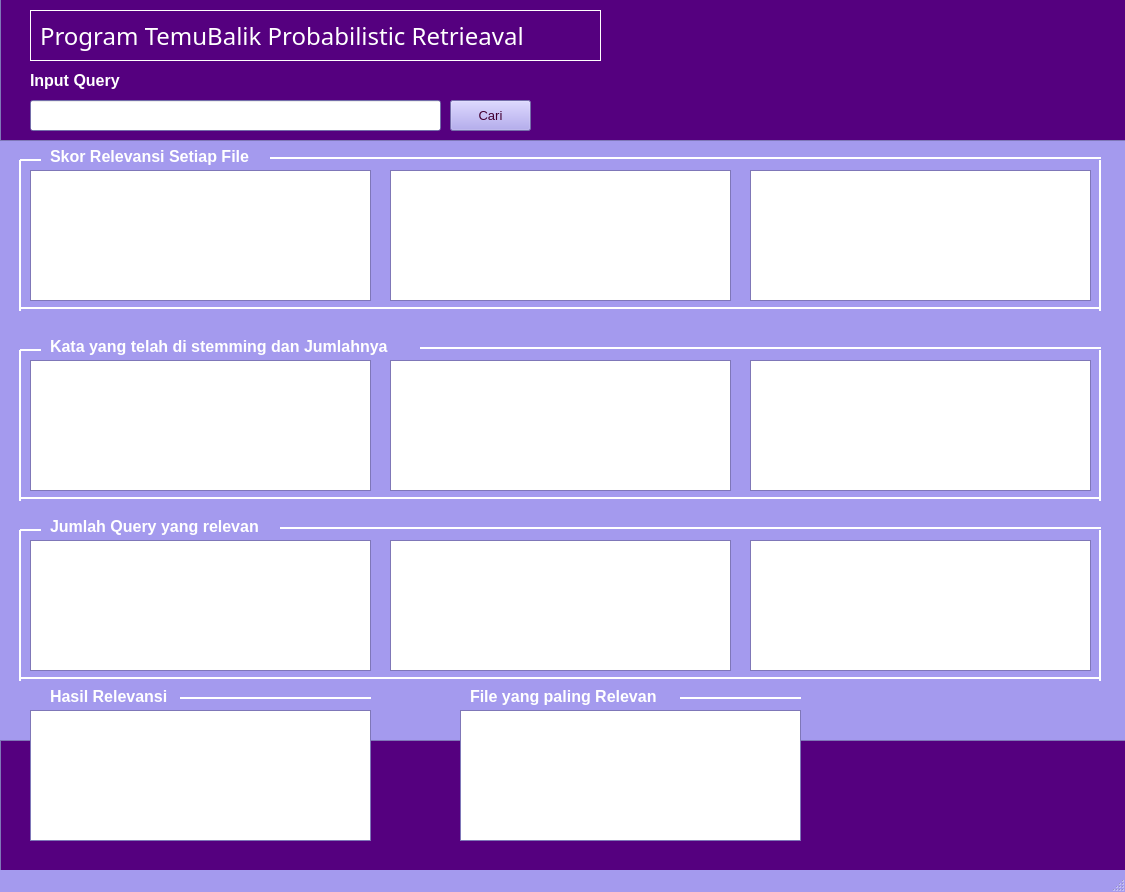
<?xml version="1.0" encoding="UTF-8"?>
<ui version="4.0">
 <class>MainWindow</class>
 <widget class="QMainWindow" name="MainWindow">
  <property name="geometry">
   <rect>
    <x>0</x>
    <y>0</y>
    <width>1125</width>
    <height>892</height>
   </rect>
  </property>
  <property name="palette">
   <palette>
    <active>
     <colorrole role="WindowText">
      <brush brushstyle="SolidPattern">
       <color alpha="255">
        <red>255</red>
        <green>255</green>
        <blue>255</blue>
       </color>
      </brush>
     </colorrole>
     <colorrole role="Button">
      <brush brushstyle="SolidPattern">
       <color alpha="255">
        <red>164</red>
        <green>154</green>
        <blue>238</blue>
       </color>
      </brush>
     </colorrole>
     <colorrole role="Light">
      <brush brushstyle="SolidPattern">
       <color alpha="255">
        <red>255</red>
        <green>255</green>
        <blue>255</blue>
       </color>
      </brush>
     </colorrole>
     <colorrole role="Midlight">
      <brush brushstyle="SolidPattern">
       <color alpha="255">
        <red>209</red>
        <green>204</green>
        <blue>246</blue>
       </color>
      </brush>
     </colorrole>
     <colorrole role="Dark">
      <brush brushstyle="SolidPattern">
       <color alpha="255">
        <red>82</red>
        <green>77</green>
        <blue>119</blue>
       </color>
      </brush>
     </colorrole>
     <colorrole role="Mid">
      <brush brushstyle="SolidPattern">
       <color alpha="255">
        <red>109</red>
        <green>103</green>
        <blue>159</blue>
       </color>
      </brush>
     </colorrole>
     <colorrole role="Text">
      <brush brushstyle="SolidPattern">
       <color alpha="255">
        <red>0</red>
        <green>0</green>
        <blue>0</blue>
       </color>
      </brush>
     </colorrole>
     <colorrole role="BrightText">
      <brush brushstyle="SolidPattern">
       <color alpha="255">
        <red>255</red>
        <green>255</green>
        <blue>255</blue>
       </color>
      </brush>
     </colorrole>
     <colorrole role="ButtonText">
      <brush brushstyle="SolidPattern">
       <color alpha="255">
        <red>67</red>
        <green>0</green>
        <blue>50</blue>
       </color>
      </brush>
     </colorrole>
     <colorrole role="Base">
      <brush brushstyle="SolidPattern">
       <color alpha="255">
        <red>255</red>
        <green>255</green>
        <blue>255</blue>
       </color>
      </brush>
     </colorrole>
     <colorrole role="Window">
      <brush brushstyle="SolidPattern">
       <color alpha="255">
        <red>164</red>
        <green>154</green>
        <blue>238</blue>
       </color>
      </brush>
     </colorrole>
     <colorrole role="Shadow">
      <brush brushstyle="SolidPattern">
       <color alpha="255">
        <red>0</red>
        <green>0</green>
        <blue>0</blue>
       </color>
      </brush>
     </colorrole>
     <colorrole role="AlternateBase">
      <brush brushstyle="SolidPattern">
       <color alpha="255">
        <red>209</red>
        <green>204</green>
        <blue>246</blue>
       </color>
      </brush>
     </colorrole>
     <colorrole role="ToolTipBase">
      <brush brushstyle="SolidPattern">
       <color alpha="255">
        <red>255</red>
        <green>255</green>
        <blue>220</blue>
       </color>
      </brush>
     </colorrole>
     <colorrole role="ToolTipText">
      <brush brushstyle="SolidPattern">
       <color alpha="255">
        <red>0</red>
        <green>0</green>
        <blue>0</blue>
       </color>
      </brush>
     </colorrole>
     <colorrole role="PlaceholderText">
      <brush brushstyle="SolidPattern">
       <color alpha="128">
        <red>0</red>
        <green>0</green>
        <blue>0</blue>
       </color>
      </brush>
     </colorrole>
    </active>
    <inactive>
     <colorrole role="WindowText">
      <brush brushstyle="SolidPattern">
       <color alpha="255">
        <red>255</red>
        <green>255</green>
        <blue>255</blue>
       </color>
      </brush>
     </colorrole>
     <colorrole role="Button">
      <brush brushstyle="SolidPattern">
       <color alpha="255">
        <red>164</red>
        <green>154</green>
        <blue>238</blue>
       </color>
      </brush>
     </colorrole>
     <colorrole role="Light">
      <brush brushstyle="SolidPattern">
       <color alpha="255">
        <red>255</red>
        <green>255</green>
        <blue>255</blue>
       </color>
      </brush>
     </colorrole>
     <colorrole role="Midlight">
      <brush brushstyle="SolidPattern">
       <color alpha="255">
        <red>209</red>
        <green>204</green>
        <blue>246</blue>
       </color>
      </brush>
     </colorrole>
     <colorrole role="Dark">
      <brush brushstyle="SolidPattern">
       <color alpha="255">
        <red>82</red>
        <green>77</green>
        <blue>119</blue>
       </color>
      </brush>
     </colorrole>
     <colorrole role="Mid">
      <brush brushstyle="SolidPattern">
       <color alpha="255">
        <red>109</red>
        <green>103</green>
        <blue>159</blue>
       </color>
      </brush>
     </colorrole>
     <colorrole role="Text">
      <brush brushstyle="SolidPattern">
       <color alpha="255">
        <red>0</red>
        <green>0</green>
        <blue>0</blue>
       </color>
      </brush>
     </colorrole>
     <colorrole role="BrightText">
      <brush brushstyle="SolidPattern">
       <color alpha="255">
        <red>255</red>
        <green>255</green>
        <blue>255</blue>
       </color>
      </brush>
     </colorrole>
     <colorrole role="ButtonText">
      <brush brushstyle="SolidPattern">
       <color alpha="255">
        <red>67</red>
        <green>0</green>
        <blue>50</blue>
       </color>
      </brush>
     </colorrole>
     <colorrole role="Base">
      <brush brushstyle="SolidPattern">
       <color alpha="255">
        <red>255</red>
        <green>255</green>
        <blue>255</blue>
       </color>
      </brush>
     </colorrole>
     <colorrole role="Window">
      <brush brushstyle="SolidPattern">
       <color alpha="255">
        <red>164</red>
        <green>154</green>
        <blue>238</blue>
       </color>
      </brush>
     </colorrole>
     <colorrole role="Shadow">
      <brush brushstyle="SolidPattern">
       <color alpha="255">
        <red>0</red>
        <green>0</green>
        <blue>0</blue>
       </color>
      </brush>
     </colorrole>
     <colorrole role="AlternateBase">
      <brush brushstyle="SolidPattern">
       <color alpha="255">
        <red>209</red>
        <green>204</green>
        <blue>246</blue>
       </color>
      </brush>
     </colorrole>
     <colorrole role="ToolTipBase">
      <brush brushstyle="SolidPattern">
       <color alpha="255">
        <red>255</red>
        <green>255</green>
        <blue>220</blue>
       </color>
      </brush>
     </colorrole>
     <colorrole role="ToolTipText">
      <brush brushstyle="SolidPattern">
       <color alpha="255">
        <red>0</red>
        <green>0</green>
        <blue>0</blue>
       </color>
      </brush>
     </colorrole>
     <colorrole role="PlaceholderText">
      <brush brushstyle="SolidPattern">
       <color alpha="128">
        <red>0</red>
        <green>0</green>
        <blue>0</blue>
       </color>
      </brush>
     </colorrole>
    </inactive>
    <disabled>
     <colorrole role="WindowText">
      <brush brushstyle="SolidPattern">
       <color alpha="255">
        <red>82</red>
        <green>77</green>
        <blue>119</blue>
       </color>
      </brush>
     </colorrole>
     <colorrole role="Button">
      <brush brushstyle="SolidPattern">
       <color alpha="255">
        <red>164</red>
        <green>154</green>
        <blue>238</blue>
       </color>
      </brush>
     </colorrole>
     <colorrole role="Light">
      <brush brushstyle="SolidPattern">
       <color alpha="255">
        <red>255</red>
        <green>255</green>
        <blue>255</blue>
       </color>
      </brush>
     </colorrole>
     <colorrole role="Midlight">
      <brush brushstyle="SolidPattern">
       <color alpha="255">
        <red>209</red>
        <green>204</green>
        <blue>246</blue>
       </color>
      </brush>
     </colorrole>
     <colorrole role="Dark">
      <brush brushstyle="SolidPattern">
       <color alpha="255">
        <red>82</red>
        <green>77</green>
        <blue>119</blue>
       </color>
      </brush>
     </colorrole>
     <colorrole role="Mid">
      <brush brushstyle="SolidPattern">
       <color alpha="255">
        <red>109</red>
        <green>103</green>
        <blue>159</blue>
       </color>
      </brush>
     </colorrole>
     <colorrole role="Text">
      <brush brushstyle="SolidPattern">
       <color alpha="255">
        <red>82</red>
        <green>77</green>
        <blue>119</blue>
       </color>
      </brush>
     </colorrole>
     <colorrole role="BrightText">
      <brush brushstyle="SolidPattern">
       <color alpha="255">
        <red>255</red>
        <green>255</green>
        <blue>255</blue>
       </color>
      </brush>
     </colorrole>
     <colorrole role="ButtonText">
      <brush brushstyle="SolidPattern">
       <color alpha="255">
        <red>82</red>
        <green>77</green>
        <blue>119</blue>
       </color>
      </brush>
     </colorrole>
     <colorrole role="Base">
      <brush brushstyle="SolidPattern">
       <color alpha="255">
        <red>164</red>
        <green>154</green>
        <blue>238</blue>
       </color>
      </brush>
     </colorrole>
     <colorrole role="Window">
      <brush brushstyle="SolidPattern">
       <color alpha="255">
        <red>164</red>
        <green>154</green>
        <blue>238</blue>
       </color>
      </brush>
     </colorrole>
     <colorrole role="Shadow">
      <brush brushstyle="SolidPattern">
       <color alpha="255">
        <red>0</red>
        <green>0</green>
        <blue>0</blue>
       </color>
      </brush>
     </colorrole>
     <colorrole role="AlternateBase">
      <brush brushstyle="SolidPattern">
       <color alpha="255">
        <red>164</red>
        <green>154</green>
        <blue>238</blue>
       </color>
      </brush>
     </colorrole>
     <colorrole role="ToolTipBase">
      <brush brushstyle="SolidPattern">
       <color alpha="255">
        <red>255</red>
        <green>255</green>
        <blue>220</blue>
       </color>
      </brush>
     </colorrole>
     <colorrole role="ToolTipText">
      <brush brushstyle="SolidPattern">
       <color alpha="255">
        <red>0</red>
        <green>0</green>
        <blue>0</blue>
       </color>
      </brush>
     </colorrole>
     <colorrole role="PlaceholderText">
      <brush brushstyle="SolidPattern">
       <color alpha="128">
        <red>0</red>
        <green>0</green>
        <blue>0</blue>
       </color>
      </brush>
     </colorrole>
    </disabled>
   </palette>
  </property>
  <property name="windowTitle">
   <string>MainWindow</string>
  </property>
  <widget class="QWidget" name="centralwidget">
   <widget class="QLineEdit" name="lineEdit">
    <property name="geometry">
     <rect>
      <x>30</x>
      <y>100</y>
      <width>411</width>
      <height>31</height>
     </rect>
    </property>
   </widget>
   <widget class="QPushButton" name="pushButton">
    <property name="geometry">
     <rect>
      <x>450</x>
      <y>100</y>
      <width>81</width>
      <height>31</height>
     </rect>
    </property>
    <property name="font">
     <font>
      <pointsize>10</pointsize>
     </font>
    </property>
    <property name="text">
     <string>Cari</string>
    </property>
   </widget>
   <widget class="QTextBrowser" name="textBrowser">
    <property name="geometry">
     <rect>
      <x>30</x>
      <y>170</y>
      <width>341</width>
      <height>131</height>
     </rect>
    </property>
   </widget>
   <widget class="QTextBrowser" name="textBrowser_2">
    <property name="geometry">
     <rect>
      <x>390</x>
      <y>170</y>
      <width>341</width>
      <height>131</height>
     </rect>
    </property>
   </widget>
   <widget class="QTextBrowser" name="textBrowser_3">
    <property name="geometry">
     <rect>
      <x>750</x>
      <y>170</y>
      <width>341</width>
      <height>131</height>
     </rect>
    </property>
   </widget>
   <widget class="QTextBrowser" name="textBrowser_4">
    <property name="geometry">
     <rect>
      <x>460</x>
      <y>710</y>
      <width>341</width>
      <height>131</height>
     </rect>
    </property>
   </widget>
   <widget class="QTextBrowser" name="textBrowser_5">
    <property name="geometry">
     <rect>
      <x>30</x>
      <y>360</y>
      <width>341</width>
      <height>131</height>
     </rect>
    </property>
   </widget>
   <widget class="QTextBrowser" name="textBrowser_6">
    <property name="geometry">
     <rect>
      <x>390</x>
      <y>360</y>
      <width>341</width>
      <height>131</height>
     </rect>
    </property>
   </widget>
   <widget class="QTextBrowser" name="textBrowser_7">
    <property name="geometry">
     <rect>
      <x>750</x>
      <y>360</y>
      <width>341</width>
      <height>131</height>
     </rect>
    </property>
   </widget>
   <widget class="QTextBrowser" name="textBrowser_8">
    <property name="geometry">
     <rect>
      <x>30</x>
      <y>540</y>
      <width>341</width>
      <height>131</height>
     </rect>
    </property>
   </widget>
   <widget class="QTextBrowser" name="textBrowser_9">
    <property name="geometry">
     <rect>
      <x>390</x>
      <y>540</y>
      <width>341</width>
      <height>131</height>
     </rect>
    </property>
   </widget>
   <widget class="QTextBrowser" name="textBrowser_10">
    <property name="geometry">
     <rect>
      <x>750</x>
      <y>540</y>
      <width>341</width>
      <height>131</height>
     </rect>
    </property>
   </widget>
   <widget class="QTextBrowser" name="textBrowser_11">
    <property name="geometry">
     <rect>
      <x>30</x>
      <y>710</y>
      <width>341</width>
      <height>131</height>
     </rect>
    </property>
   </widget>
   <widget class="QLabel" name="label">
    <property name="geometry">
     <rect>
      <x>30</x>
      <y>70</y>
      <width>101</width>
      <height>21</height>
     </rect>
    </property>
    <property name="font">
     <font>
      <pointsize>12</pointsize>
      <weight>75</weight>
      <bold>true</bold>
     </font>
    </property>
    <property name="text">
     <string>Input Query</string>
    </property>
   </widget>
   <widget class="QLabel" name="label_2">
    <property name="geometry">
     <rect>
      <x>50</x>
      <y>146</y>
      <width>231</width>
      <height>20</height>
     </rect>
    </property>
    <property name="font">
     <font>
      <pointsize>12</pointsize>
      <weight>75</weight>
      <bold>true</bold>
     </font>
    </property>
    <property name="text">
     <string>Skor Relevansi Setiap File</string>
    </property>
   </widget>
   <widget class="QLabel" name="label_3">
    <property name="geometry">
     <rect>
      <x>50</x>
      <y>336</y>
      <width>381</width>
      <height>20</height>
     </rect>
    </property>
    <property name="font">
     <font>
      <pointsize>12</pointsize>
      <weight>75</weight>
      <bold>true</bold>
     </font>
    </property>
    <property name="text">
     <string>Kata yang telah di stemming dan Jumlahnya </string>
    </property>
   </widget>
   <widget class="QLabel" name="label_4">
    <property name="geometry">
     <rect>
      <x>50</x>
      <y>516</y>
      <width>241</width>
      <height>20</height>
     </rect>
    </property>
    <property name="font">
     <font>
      <pointsize>12</pointsize>
      <weight>75</weight>
      <bold>true</bold>
     </font>
    </property>
    <property name="text">
     <string>Jumlah Query yang relevan</string>
    </property>
   </widget>
   <widget class="QLabel" name="label_5">
    <property name="geometry">
     <rect>
      <x>50</x>
      <y>686</y>
      <width>141</width>
      <height>20</height>
     </rect>
    </property>
    <property name="font">
     <font>
      <pointsize>12</pointsize>
      <weight>75</weight>
      <bold>true</bold>
     </font>
    </property>
    <property name="text">
     <string>Hasil Relevansi </string>
    </property>
   </widget>
   <widget class="QLabel" name="label_6">
    <property name="geometry">
     <rect>
      <x>470</x>
      <y>686</y>
      <width>211</width>
      <height>20</height>
     </rect>
    </property>
    <property name="font">
     <font>
      <pointsize>12</pointsize>
      <weight>75</weight>
      <bold>true</bold>
     </font>
    </property>
    <property name="text">
     <string>File yang paling Relevan</string>
    </property>
   </widget>
   <widget class="QLabel" name="label_7">
    <property name="geometry">
     <rect>
      <x>40</x>
      <y>20</y>
      <width>561</width>
      <height>31</height>
     </rect>
    </property>
    <property name="font">
     <font>
      <family>Keep Calm</family>
      <pointsize>18</pointsize>
      <weight>50</weight>
      <bold>false</bold>
     </font>
    </property>
    <property name="text">
     <string>Program TemuBalik Probabilistic Retrieaval</string>
    </property>
   </widget>
   <widget class="Line" name="line">
    <property name="geometry">
     <rect>
      <x>30</x>
      <y>50</y>
      <width>571</width>
      <height>21</height>
     </rect>
    </property>
    <property name="frameShadow">
     <enum>QFrame::Plain</enum>
    </property>
    <property name="orientation">
     <enum>Qt::Horizontal</enum>
    </property>
   </widget>
   <widget class="Line" name="line_2">
    <property name="geometry">
     <rect>
      <x>30</x>
      <y>0</y>
      <width>571</width>
      <height>21</height>
     </rect>
    </property>
    <property name="frameShadow">
     <enum>QFrame::Plain</enum>
    </property>
    <property name="orientation">
     <enum>Qt::Horizontal</enum>
    </property>
   </widget>
   <widget class="Line" name="line_3">
    <property name="geometry">
     <rect>
      <x>590</x>
      <y>10</y>
      <width>20</width>
      <height>51</height>
     </rect>
    </property>
    <property name="frameShadow">
     <enum>QFrame::Plain</enum>
    </property>
    <property name="orientation">
     <enum>Qt::Vertical</enum>
    </property>
   </widget>
   <widget class="Line" name="line_4">
    <property name="geometry">
     <rect>
      <x>20</x>
      <y>10</y>
      <width>20</width>
      <height>51</height>
     </rect>
    </property>
    <property name="frameShadow">
     <enum>QFrame::Plain</enum>
    </property>
    <property name="orientation">
     <enum>Qt::Vertical</enum>
    </property>
   </widget>
   <widget class="Line" name="line_5">
    <property name="geometry">
     <rect>
      <x>270</x>
      <y>150</y>
      <width>831</width>
      <height>16</height>
     </rect>
    </property>
    <property name="frameShadow">
     <enum>QFrame::Plain</enum>
    </property>
    <property name="lineWidth">
     <number>2</number>
    </property>
    <property name="orientation">
     <enum>Qt::Horizontal</enum>
    </property>
   </widget>
   <widget class="Line" name="line_6">
    <property name="geometry">
     <rect>
      <x>420</x>
      <y>340</y>
      <width>681</width>
      <height>16</height>
     </rect>
    </property>
    <property name="frameShadow">
     <enum>QFrame::Plain</enum>
    </property>
    <property name="lineWidth">
     <number>2</number>
    </property>
    <property name="orientation">
     <enum>Qt::Horizontal</enum>
    </property>
   </widget>
   <widget class="Line" name="line_7">
    <property name="geometry">
     <rect>
      <x>280</x>
      <y>520</y>
      <width>821</width>
      <height>16</height>
     </rect>
    </property>
    <property name="frameShadow">
     <enum>QFrame::Plain</enum>
    </property>
    <property name="lineWidth">
     <number>2</number>
    </property>
    <property name="orientation">
     <enum>Qt::Horizontal</enum>
    </property>
   </widget>
   <widget class="Line" name="line_8">
    <property name="geometry">
     <rect>
      <x>180</x>
      <y>690</y>
      <width>191</width>
      <height>16</height>
     </rect>
    </property>
    <property name="frameShadow">
     <enum>QFrame::Plain</enum>
    </property>
    <property name="lineWidth">
     <number>2</number>
    </property>
    <property name="orientation">
     <enum>Qt::Horizontal</enum>
    </property>
   </widget>
   <widget class="Line" name="line_9">
    <property name="geometry">
     <rect>
      <x>680</x>
      <y>690</y>
      <width>121</width>
      <height>16</height>
     </rect>
    </property>
    <property name="frameShadow">
     <enum>QFrame::Plain</enum>
    </property>
    <property name="lineWidth">
     <number>2</number>
    </property>
    <property name="orientation">
     <enum>Qt::Horizontal</enum>
    </property>
   </widget>
   <widget class="Line" name="line_10">
    <property name="geometry">
     <rect>
      <x>20</x>
      <y>300</y>
      <width>1081</width>
      <height>16</height>
     </rect>
    </property>
    <property name="frameShadow">
     <enum>QFrame::Plain</enum>
    </property>
    <property name="lineWidth">
     <number>2</number>
    </property>
    <property name="orientation">
     <enum>Qt::Horizontal</enum>
    </property>
   </widget>
   <widget class="Line" name="line_11">
    <property name="geometry">
     <rect>
      <x>20</x>
      <y>490</y>
      <width>1081</width>
      <height>16</height>
     </rect>
    </property>
    <property name="frameShadow">
     <enum>QFrame::Plain</enum>
    </property>
    <property name="lineWidth">
     <number>2</number>
    </property>
    <property name="orientation">
     <enum>Qt::Horizontal</enum>
    </property>
   </widget>
   <widget class="Line" name="line_12">
    <property name="geometry">
     <rect>
      <x>20</x>
      <y>670</y>
      <width>1081</width>
      <height>16</height>
     </rect>
    </property>
    <property name="frameShadow">
     <enum>QFrame::Plain</enum>
    </property>
    <property name="lineWidth">
     <number>2</number>
    </property>
    <property name="orientation">
     <enum>Qt::Horizontal</enum>
    </property>
   </widget>
   <widget class="Line" name="line_13">
    <property name="geometry">
     <rect>
      <x>1090</x>
      <y>160</y>
      <width>20</width>
      <height>151</height>
     </rect>
    </property>
    <property name="frameShadow">
     <enum>QFrame::Plain</enum>
    </property>
    <property name="lineWidth">
     <number>2</number>
    </property>
    <property name="orientation">
     <enum>Qt::Vertical</enum>
    </property>
   </widget>
   <widget class="Line" name="line_14">
    <property name="geometry">
     <rect>
      <x>1090</x>
      <y>350</y>
      <width>20</width>
      <height>151</height>
     </rect>
    </property>
    <property name="frameShadow">
     <enum>QFrame::Plain</enum>
    </property>
    <property name="lineWidth">
     <number>2</number>
    </property>
    <property name="orientation">
     <enum>Qt::Vertical</enum>
    </property>
   </widget>
   <widget class="Line" name="line_15">
    <property name="geometry">
     <rect>
      <x>1090</x>
      <y>530</y>
      <width>20</width>
      <height>151</height>
     </rect>
    </property>
    <property name="frameShadow">
     <enum>QFrame::Plain</enum>
    </property>
    <property name="lineWidth">
     <number>2</number>
    </property>
    <property name="orientation">
     <enum>Qt::Vertical</enum>
    </property>
   </widget>
   <widget class="Line" name="line_16">
    <property name="geometry">
     <rect>
      <x>10</x>
      <y>530</y>
      <width>20</width>
      <height>151</height>
     </rect>
    </property>
    <property name="frameShadow">
     <enum>QFrame::Plain</enum>
    </property>
    <property name="lineWidth">
     <number>2</number>
    </property>
    <property name="orientation">
     <enum>Qt::Vertical</enum>
    </property>
   </widget>
   <widget class="Line" name="line_17">
    <property name="geometry">
     <rect>
      <x>10</x>
      <y>350</y>
      <width>20</width>
      <height>151</height>
     </rect>
    </property>
    <property name="frameShadow">
     <enum>QFrame::Plain</enum>
    </property>
    <property name="lineWidth">
     <number>2</number>
    </property>
    <property name="orientation">
     <enum>Qt::Vertical</enum>
    </property>
   </widget>
   <widget class="Line" name="line_18">
    <property name="geometry">
     <rect>
      <x>10</x>
      <y>160</y>
      <width>20</width>
      <height>151</height>
     </rect>
    </property>
    <property name="frameShadow">
     <enum>QFrame::Plain</enum>
    </property>
    <property name="lineWidth">
     <number>2</number>
    </property>
    <property name="orientation">
     <enum>Qt::Vertical</enum>
    </property>
   </widget>
   <widget class="Line" name="line_19">
    <property name="geometry">
     <rect>
      <x>20</x>
      <y>150</y>
      <width>21</width>
      <height>20</height>
     </rect>
    </property>
    <property name="frameShadow">
     <enum>QFrame::Plain</enum>
    </property>
    <property name="lineWidth">
     <number>2</number>
    </property>
    <property name="orientation">
     <enum>Qt::Horizontal</enum>
    </property>
   </widget>
   <widget class="Line" name="line_20">
    <property name="geometry">
     <rect>
      <x>20</x>
      <y>340</y>
      <width>21</width>
      <height>20</height>
     </rect>
    </property>
    <property name="frameShadow">
     <enum>QFrame::Plain</enum>
    </property>
    <property name="lineWidth">
     <number>2</number>
    </property>
    <property name="orientation">
     <enum>Qt::Horizontal</enum>
    </property>
   </widget>
   <widget class="Line" name="line_21">
    <property name="geometry">
     <rect>
      <x>20</x>
      <y>520</y>
      <width>21</width>
      <height>20</height>
     </rect>
    </property>
    <property name="frameShadow">
     <enum>QFrame::Plain</enum>
    </property>
    <property name="lineWidth">
     <number>2</number>
    </property>
    <property name="orientation">
     <enum>Qt::Horizontal</enum>
    </property>
   </widget>
   <widget class="QGraphicsView" name="graphicsView">
    <property name="geometry">
     <rect>
      <x>0</x>
      <y>-10</y>
      <width>1131</width>
      <height>151</height>
     </rect>
    </property>
    <property name="palette">
     <palette>
      <active>
       <colorrole role="Base">
        <brush brushstyle="SolidPattern">
         <color alpha="255">
          <red>85</red>
          <green>0</green>
          <blue>127</blue>
         </color>
        </brush>
       </colorrole>
      </active>
      <inactive>
       <colorrole role="Base">
        <brush brushstyle="SolidPattern">
         <color alpha="255">
          <red>85</red>
          <green>0</green>
          <blue>127</blue>
         </color>
        </brush>
       </colorrole>
      </inactive>
      <disabled>
       <colorrole role="Base">
        <brush brushstyle="SolidPattern">
         <color alpha="255">
          <red>164</red>
          <green>154</green>
          <blue>238</blue>
         </color>
        </brush>
       </colorrole>
      </disabled>
     </palette>
    </property>
   </widget>
   <widget class="QGraphicsView" name="graphicsView_2">
    <property name="geometry">
     <rect>
      <x>0</x>
      <y>740</y>
      <width>1131</width>
      <height>192</height>
     </rect>
    </property>
    <property name="palette">
     <palette>
      <active>
       <colorrole role="Base">
        <brush brushstyle="SolidPattern">
         <color alpha="255">
          <red>85</red>
          <green>0</green>
          <blue>127</blue>
         </color>
        </brush>
       </colorrole>
      </active>
      <inactive>
       <colorrole role="Base">
        <brush brushstyle="SolidPattern">
         <color alpha="255">
          <red>85</red>
          <green>0</green>
          <blue>127</blue>
         </color>
        </brush>
       </colorrole>
      </inactive>
      <disabled>
       <colorrole role="Base">
        <brush brushstyle="SolidPattern">
         <color alpha="255">
          <red>164</red>
          <green>154</green>
          <blue>238</blue>
         </color>
        </brush>
       </colorrole>
      </disabled>
     </palette>
    </property>
   </widget>
   <zorder>graphicsView_2</zorder>
   <zorder>graphicsView</zorder>
   <zorder>lineEdit</zorder>
   <zorder>pushButton</zorder>
   <zorder>textBrowser</zorder>
   <zorder>textBrowser_2</zorder>
   <zorder>textBrowser_3</zorder>
   <zorder>textBrowser_4</zorder>
   <zorder>textBrowser_5</zorder>
   <zorder>textBrowser_6</zorder>
   <zorder>textBrowser_7</zorder>
   <zorder>textBrowser_8</zorder>
   <zorder>textBrowser_9</zorder>
   <zorder>textBrowser_10</zorder>
   <zorder>textBrowser_11</zorder>
   <zorder>label</zorder>
   <zorder>label_2</zorder>
   <zorder>label_3</zorder>
   <zorder>label_4</zorder>
   <zorder>label_5</zorder>
   <zorder>label_6</zorder>
   <zorder>label_7</zorder>
   <zorder>line</zorder>
   <zorder>line_2</zorder>
   <zorder>line_3</zorder>
   <zorder>line_4</zorder>
   <zorder>line_5</zorder>
   <zorder>line_6</zorder>
   <zorder>line_7</zorder>
   <zorder>line_8</zorder>
   <zorder>line_9</zorder>
   <zorder>line_10</zorder>
   <zorder>line_11</zorder>
   <zorder>line_12</zorder>
   <zorder>line_13</zorder>
   <zorder>line_14</zorder>
   <zorder>line_15</zorder>
   <zorder>line_16</zorder>
   <zorder>line_17</zorder>
   <zorder>line_18</zorder>
   <zorder>line_19</zorder>
   <zorder>line_20</zorder>
   <zorder>line_21</zorder>
  </widget>
  <widget class="QMenuBar" name="menubar">
   <property name="geometry">
    <rect>
     <x>0</x>
     <y>0</y>
     <width>1125</width>
     <height>21</height>
    </rect>
   </property>
  </widget>
  <widget class="QStatusBar" name="statusbar"/>
 </widget>
 <resources/>
 <connections/>
</ui>
